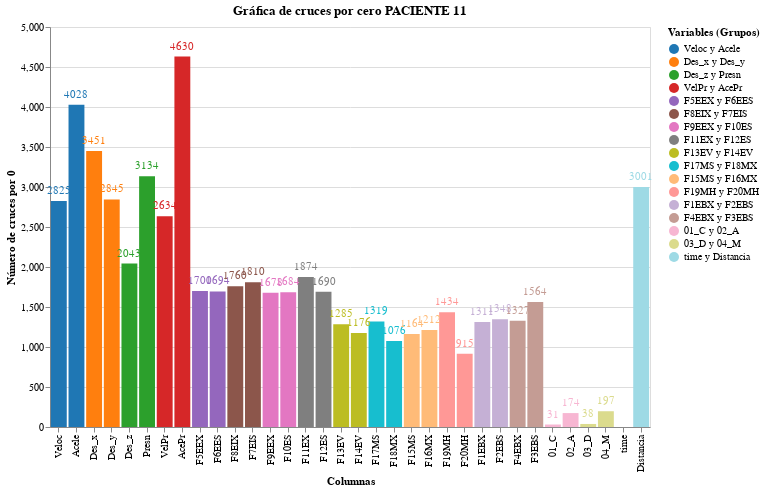

Notebook code cell kept with this figure:
### Code cell
import pandas as pd
import altair as alt

# Supongamos que df_cross_zero_counts es tu DataFrame original
# df_cross_zero_counts = pd.DataFrame({...})

# Definir una lista de 17 colores
colors = [
    '#1f77b4', '#ff7f0e', '#2ca02c', '#d62728', '#9467bd',
    '#8c564b', '#e377c2', '#7f7f7f', '#bcbd22', '#17becf',
    '#ffbb78', '#ff9896', '#c5b0d5', '#c49c94', '#f7b6d2',
    '#dbdb8d', '#9edae5'
]

# Agrupar columnas en pares y crear etiquetas para la leyenda
labels = []
for i in range(0, len(df_cross_zero_counts_P11) - 1, 2):
    pair_label = f"{df_cross_zero_counts_P11['Column'].iloc[i]} y {df_cross_zero_counts_P11['Column'].iloc[i + 1]}"
    labels.append(pair_label)

# Agregar la última columna como un grupo único
if len(df_cross_zero_counts_P11) % 2 == 1:
    labels.append(df_cross_zero_counts_P11['Column'].iloc[-1])

# Asignar las etiquetas al DataFrame
df_cross_zero_counts_P11['Legend'] = None
for i, label in enumerate(labels):
    if i < len(labels) - 1:  # Asignar el par de nombres
        df_cross_zero_counts_P11.loc[2 * i:2 * i + 1, 'Legend'] = label
    else:  # Asignar la última columna sola
        df_cross_zero_counts_P11.loc[len(df_cross_zero_counts_P11) - 1, 'Legend'] = label

# Crear una nueva columna para los colores
df_cross_zero_counts_P11['Color'] = df_cross_zero_counts_P11['Legend'].factorize()[0]

# Gráfico de barras
bars_P11 = alt.Chart(df_cross_zero_counts_P11).mark_bar().encode(
    x=alt.X('Column', sort=None, title='Columnas'),
    y=alt.Y('Zero_Crossings', title='Número de cruces por 0'),
    color=alt.Color('Legend:N', scale=alt.Scale(domain=labels, range=colors[:len(labels)]),
                    legend=alt.Legend(title="Variables (Grupos)", orient='right'))  # Leyenda a la derecha
).properties(
    title='Gráfica de cruces por cero PACIENTE 11',
    width=600,
    height=400
)

# Agregar etiquetas de texto en una capa separada
text = bars_P11.mark_text(
    align='center',
    baseline='bottom',
    dy=-5  # Ajuste para que el texto quede sobre la barra
).encode(
    text='Zero_Crossings:Q'  # Cuantitative (Q), Ordinal (O), Nominal (N), Temporal (T)
)

# Combinar barras y texto
chart_P11 = bars_P11 + text

# Mostrar el gráfico
chart_P11.display()

### Figure 1 — Vega-Lite specification as saved in the notebook (floating-point values rounded to 4 significant figures)
{"config": {"view": {"continuousWidth": 300, "continuousHeight": 300}}, "layer": [{"mark": {"type": "bar"}, "encoding": {"color": {"field": "Legend", "legend": {"orient": "right", "title": "Variables (Grupos)"}, "scale": {"domain": ["Veloc y Acele", "Des_x y Des_y", "Des_z y Presn", "VelPr y AcePr", "F5EEX y F6EES", "F8EIX y F7EIS", "F9EEX y F10ES", "F11EX y F12ES", "F13EV y F14EV", "F17MS y F18MX", "F15MS y F16MX", "F19MH y F20MH", "F1EBX y F2EBS", "F4EBX y F3EBS", "01_C y 02_A", "03_D y 04_M", "time y Distancia"], "range": ["#1f77b4", "#ff7f0e", "#2ca02c", "#d62728", "#9467bd", "#8c564b", "#e377c2", "#7f7f7f", "#bcbd22", "#17becf", "#ffbb78", "#ff9896", "#c5b0d5", "#c49c94", "#f7b6d2", "#dbdb8d", "#9edae5"]}, "type": "nominal"}, "x": {"field": "Column", "sort": null, "title": "Columnas", "type": "nominal"}, "y": {"field": "Zero_Crossings", "title": "Número de cruces por 0", "type": "quantitative"}}, "title": "Gráfica de cruces por cero PACIENTE 11"}, {"mark": {"type": "text", "align": "center", "baseline": "bottom", "dy": -5}, "encoding": {"color": {"field": "Legend", "legend": {"orient": "right", "title": "Variables (Grupos)"}, "scale": {"domain": ["Veloc y Acele", "Des_x y Des_y", "Des_z y Presn", "VelPr y AcePr", "F5EEX y F6EES", "F8EIX y F7EIS", "F9EEX y F10ES", "F11EX y F12ES", "F13EV y F14EV", "F17MS y F18MX", "F15MS y F16MX", "F19MH y F20MH", "F1EBX y F2EBS", "F4EBX y F3EBS", "01_C y 02_A", "03_D y 04_M", "time y Distancia"], "range": ["#1f77b4", "#ff7f0e", "#2ca02c", "#d62728", "#9467bd", "#8c564b", "#e377c2", "#7f7f7f", "#bcbd22", "#17becf", "#ffbb78", "#ff9896", "#c5b0d5", "#c49c94", "#f7b6d2", "#dbdb8d", "#9edae5"]}, "type": "nominal"}, "text": {"field": "Zero_Crossings", "type": "quantitative"}, "x": {"field": "Column", "sort": null, "title": "Columnas", "type": "nominal"}, "y": {"field": "Zero_Crossings", "title": "Número de cruces por 0", "type": "quantitative"}}, "title": "Gráfica de cruces por cero PACIENTE 11"}], "data": {"name": "data-957d1a3c7c92f07e57cf0235d82c8430"}, "height": 400, "width": 600, "$schema": "https://vega.github.io/schema/vega-lite/v5.20.1.json", "datasets": {"data-957d1a3c7c92f07e57cf0235d82c8430": [{"Column": "Veloc", "Zero_Crossings": 2825, "Legend": "Veloc y Acele", "Color": 0}, {"Column": "Acele", "Zero_Crossings": 4028, "Legend": "Veloc y Acele", "Color": 0}, {"Column": "Des_x", "Zero_Crossings": 3451, "Legend": "Des_x y Des_y", "Color": 1}, {"Column": "Des_y", "Zero_Crossings": 2845, "Legend": "Des_x y Des_y", "Color": 1}, {"Column": "Des_z", "Zero_Crossings": 2043, "Legend": "Des_z y Presn", "Color": 2}, {"Column": "Presn", "Zero_Crossings": 3134, "Legend": "Des_z y Presn", "Color": 2}, {"Column": "VelPr", "Zero_Crossings": 2634, "Legend": "VelPr y AcePr", "Color": 3}, {"Column": "AcePr", "Zero_Crossings": 4630, "Legend": "VelPr y AcePr", "Color": 3}, {"Column": "F5EEX", "Zero_Crossings": 1700, "Legend": "F5EEX y F6EES", "Color": 4}, {"Column": "F6EES", "Zero_Crossings": 1694, "Legend": "F5EEX y F6EES", "Color": 4}, {"Column": "F8EIX", "Zero_Crossings": 1760, "Legend": "F8EIX y F7EIS", "Color": 5}, {"Column": "F7EIS", "Zero_Crossings": 1810, "Legend": "F8EIX y F7EIS", "Color": 5}, {"Column": "F9EEX", "Zero_Crossings": 1678, "Legend": "F9EEX y F10ES", "Color": 6}, {"Column": "F10ES", "Zero_Crossings": 1684, "Legend": "F9EEX y F10ES", "Color": 6}, {"Column": "F11EX", "Zero_Crossings": 1874, "Legend": "F11EX y F12ES", "Color": 7}, {"Column": "F12ES", "Zero_Crossings": 1690, "Legend": "F11EX y F12ES", "Color": 7}, {"Column": "F13EV", "Zero_Crossings": 1285, "Legend": "F13EV y F14EV", "Color": 8}, {"Column": "F14EV", "Zero_Crossings": 1176, "Legend": "F13EV y F14EV", "Color": 8}, {"Column": "F17MS", "Zero_Crossings": 1319, "Legend": "F17MS y F18MX", "Color": 9}, {"Column": "F18MX", "Zero_Crossings": 1076, "Legend": "F17MS y F18MX", "Color": 9}, {"Column": "F15MS", "Zero_Crossings": 1164, "Legend": "F15MS y F16MX", "Color": 10}, {"Column": "F16MX", "Zero_Crossings": 1212, "Legend": "F15MS y F16MX", "Color": 10}, {"Column": "F19MH", "Zero_Crossings": 1434, "Legend": "F19MH y F20MH", "Color": 11}, {"Column": "F20MH", "Zero_Crossings": 915, "Legend": "F19MH y F20MH", "Color": 11}, {"Column": "F1EBX", "Zero_Crossings": 1311, "Legend": "F1EBX y F2EBS", "Color": 12}, {"Column": "F2EBS", "Zero_Crossings": 1348, "Legend": "F1EBX y F2EBS", "Color": 12}, {"Column": "F4EBX", "Zero_Crossings": 1327, "Legend": "F4EBX y F3EBS", "Color": 13}, {"Column": "F3EBS", "Zero_Crossings": 1564, "Legend": "F4EBX y F3EBS", "Color": 13}, {"Column": "01_C", "Zero_Crossings": 31, "Legend": "01_C y 02_A", "Color": 14}, {"Column": "02_A", "Zero_Crossings": 174, "Legend": "01_C y 02_A", "Color": 14}, {"Column": "03_D", "Zero_Crossings": 38, "Legend": "03_D y 04_M", "Color": 15}, {"Column": "04_M", "Zero_Crossings": 197, "Legend": "03_D y 04_M", "Color": 15}, {"Column": "time", "Zero_Crossings": 0, "Legend": null, "Color": -1}, {"Column": "Distancia", "Zero_Crossings": 3001, "Legend": "time y Distancia", "Color": 16}]}}
